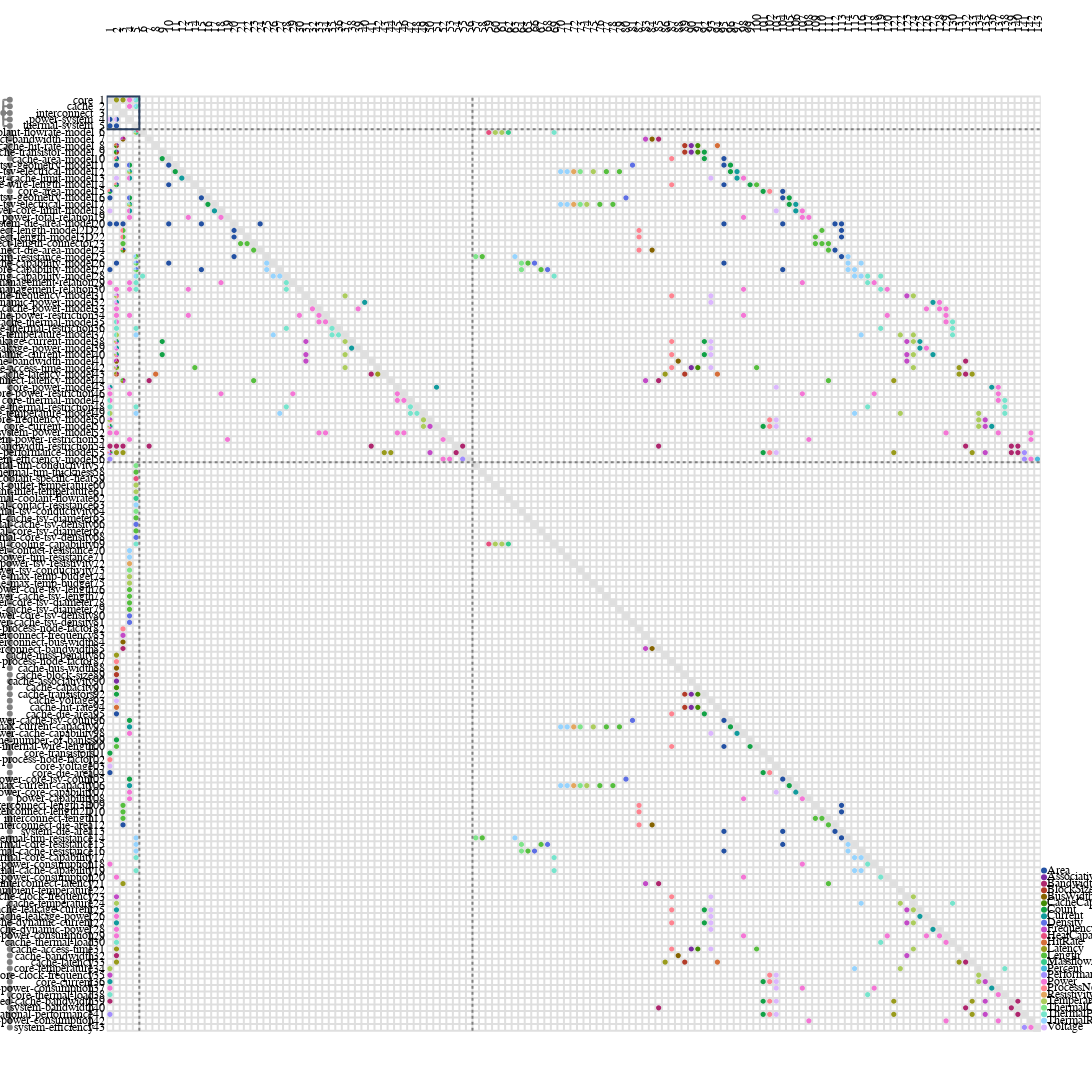

Source (notebook cell):
### Code cell
from ragraph.analysis import sequence
import ragraph.plot

from raesl.plot.view_funcs import multi_domain
import raesl.plot

nodes, edges = multi_domain(
    graph,
    depth=4
)

relations = [n for n in nodes if n.kind == "relation_spec"]
variables = [n for n in nodes if n.kind == "variable"]
components = [n for n in nodes if n.kind == "component"]


_, _, sequenced_functions = sequence.utils.branchsort(algo=sequence.scc_tearing, graph=graph, algo_args=dict(inf=1, dep=1, mu=3), inplace=True, nodes=relations+variables, edge_weights=graph.weights)

# Reload figure based on sequence.
# figure = raesl.plot.mdm(
#     graph,
#     depth=2,
# )

figure = ragraph.plot.mdm(
    leafs = components + sequenced_functions,
    edges = edges,
    node_kinds=["component", "relation_spec", "variable"],
    style= ragraph.plot.Style(
        piemap=dict(
            display="labels",
            mode= "relative"
        ),
    )
)

figure.write_image("../figures/mdm_sequenced.svg")
figure.show()

figure = ragraph.plot.mdm(
    leafs = components + sequenced_functions,
    edges = edges,
    node_kinds=["component", "relation_spec", "variable"],
    style= ragraph.plot.Style(
        piemap=dict(
            display="weights",
            mode= "relative",
            fields=["weight"]
        ),
    )
)

figure.write_image("../figures/mdm_sequenced_weighted.svg")
figure.show()
